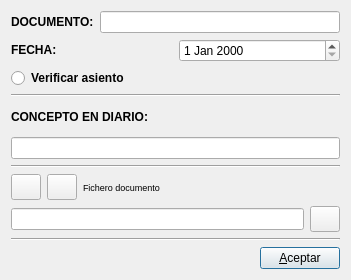
<?xml version="1.0" encoding="UTF-8"?>
<ui version="4.0">
 <class>ivadatosadic</class>
 <widget class="QDialog" name="ivadatosadic">
  <property name="geometry">
   <rect>
    <x>0</x>
    <y>0</y>
    <width>351</width>
    <height>280</height>
   </rect>
  </property>
  <property name="windowTitle">
   <string>IVA: Datos adicionales</string>
  </property>
  <layout class="QVBoxLayout" name="verticalLayout_2">
   <item>
    <layout class="QHBoxLayout">
     <property name="spacing">
      <number>6</number>
     </property>
     <property name="leftMargin">
      <number>0</number>
     </property>
     <property name="topMargin">
      <number>0</number>
     </property>
     <property name="rightMargin">
      <number>0</number>
     </property>
     <property name="bottomMargin">
      <number>0</number>
     </property>
     <item>
      <widget class="QLabel" name="textLabel1">
       <property name="font">
        <font>
         <weight>75</weight>
         <bold>true</bold>
        </font>
       </property>
       <property name="text">
        <string>DOCUMENTO:</string>
       </property>
       <property name="wordWrap">
        <bool>false</bool>
       </property>
      </widget>
     </item>
     <item>
      <widget class="QLineEdit" name="documentolineEdit"/>
     </item>
    </layout>
   </item>
   <item>
    <layout class="QHBoxLayout">
     <property name="spacing">
      <number>6</number>
     </property>
     <property name="leftMargin">
      <number>0</number>
     </property>
     <property name="topMargin">
      <number>0</number>
     </property>
     <property name="rightMargin">
      <number>0</number>
     </property>
     <property name="bottomMargin">
      <number>0</number>
     </property>
     <item>
      <widget class="QLabel" name="textLabel2">
       <property name="text">
        <string>&lt;html&gt;&lt;head/&gt;&lt;body&gt;&lt;p&gt;&lt;span style=&quot; font-weight:600;&quot;&gt;FECHA:&lt;/span&gt;&lt;/p&gt;&lt;/body&gt;&lt;/html&gt;</string>
       </property>
       <property name="wordWrap">
        <bool>false</bool>
       </property>
      </widget>
     </item>
     <item>
      <widget class="QDateEdit" name="fechadateEdit"/>
     </item>
    </layout>
   </item>
   <item>
    <widget class="QRadioButton" name="radioButton">
     <property name="font">
      <font>
       <weight>75</weight>
       <bold>true</bold>
      </font>
     </property>
     <property name="text">
      <string>Verificar asiento</string>
     </property>
    </widget>
   </item>
   <item>
    <widget class="Line" name="line_3">
     <property name="orientation">
      <enum>Qt::Horizontal</enum>
     </property>
    </widget>
   </item>
   <item>
    <widget class="QLabel" name="label">
     <property name="text">
      <string>&lt;html&gt;&lt;head/&gt;&lt;body&gt;&lt;p&gt;&lt;span style=&quot; font-weight:600;&quot;&gt;CONCEPTO EN DIARIO:&lt;/span&gt;&lt;/p&gt;&lt;/body&gt;&lt;/html&gt;</string>
     </property>
    </widget>
   </item>
   <item>
    <widget class="QLineEdit" name="conceptolineEdit"/>
   </item>
   <item>
    <widget class="Line" name="line">
     <property name="orientation">
      <enum>Qt::Horizontal</enum>
     </property>
    </widget>
   </item>
   <item>
    <layout class="QVBoxLayout" name="verticalLayout">
     <property name="sizeConstraint">
      <enum>QLayout::SetMinimumSize</enum>
     </property>
     <item>
      <layout class="QHBoxLayout" name="horizontalLayout">
       <property name="sizeConstraint">
        <enum>QLayout::SetMinimumSize</enum>
       </property>
       <item>
        <widget class="QPushButton" name="fichdocpushButton">
         <property name="minimumSize">
          <size>
           <width>30</width>
           <height>26</height>
          </size>
         </property>
         <property name="maximumSize">
          <size>
           <width>30</width>
           <height>26</height>
          </size>
         </property>
         <property name="toolTip">
          <string>Consultar mayor</string>
         </property>
         <property name="text">
          <string/>
         </property>
         <property name="icon">
          <iconset resource="keme.qrc">
           <normaloff>:/iconos/graf/fileimport.png</normaloff>:/iconos/graf/fileimport.png</iconset>
         </property>
        </widget>
       </item>
       <item>
        <widget class="QPushButton" name="borraasdocpushButton">
         <property name="maximumSize">
          <size>
           <width>30</width>
           <height>30</height>
          </size>
         </property>
         <property name="text">
          <string/>
         </property>
         <property name="icon">
          <iconset resource="keme.qrc">
           <normaloff>:/iconos/graf/borraelem.png</normaloff>:/iconos/graf/borraelem.png</iconset>
         </property>
         <property name="shortcut">
          <string>Alt+L</string>
         </property>
        </widget>
       </item>
       <item>
        <widget class="QLabel" name="label_2">
         <property name="font">
          <font>
           <pointsize>7</pointsize>
          </font>
         </property>
         <property name="text">
          <string>Fichero documento</string>
         </property>
        </widget>
       </item>
      </layout>
     </item>
     <item>
      <layout class="QHBoxLayout" name="horizontalLayout_2">
       <item>
        <widget class="QLineEdit" name="fichdoclineEdit">
         <property name="readOnly">
          <bool>true</bool>
         </property>
        </widget>
       </item>
       <item>
        <widget class="QPushButton" name="visdocpushButton">
         <property name="minimumSize">
          <size>
           <width>30</width>
           <height>26</height>
          </size>
         </property>
         <property name="maximumSize">
          <size>
           <width>30</width>
           <height>26</height>
          </size>
         </property>
         <property name="toolTip">
          <string>Consultar mayor</string>
         </property>
         <property name="text">
          <string/>
         </property>
         <property name="icon">
          <iconset resource="keme.qrc">
           <normaloff>:/iconos/graf/viewer.xpm</normaloff>:/iconos/graf/viewer.xpm</iconset>
         </property>
         <property name="autoDefault">
          <bool>true</bool>
         </property>
        </widget>
       </item>
      </layout>
     </item>
    </layout>
   </item>
   <item>
    <widget class="Line" name="line_2">
     <property name="orientation">
      <enum>Qt::Horizontal</enum>
     </property>
    </widget>
   </item>
   <item>
    <layout class="QHBoxLayout">
     <property name="spacing">
      <number>6</number>
     </property>
     <property name="leftMargin">
      <number>0</number>
     </property>
     <property name="topMargin">
      <number>0</number>
     </property>
     <property name="rightMargin">
      <number>0</number>
     </property>
     <property name="bottomMargin">
      <number>0</number>
     </property>
     <item>
      <spacer>
       <property name="orientation">
        <enum>Qt::Horizontal</enum>
       </property>
       <property name="sizeType">
        <enum>QSizePolicy::Expanding</enum>
       </property>
       <property name="sizeHint" stdset="0">
        <size>
         <width>18</width>
         <height>21</height>
        </size>
       </property>
      </spacer>
     </item>
     <item>
      <widget class="QPushButton" name="aceptarpushButton">
       <property name="text">
        <string>&amp;Aceptar</string>
       </property>
       <property name="shortcut">
        <string>Alt+A</string>
       </property>
       <property name="autoDefault">
        <bool>false</bool>
       </property>
       <property name="default">
        <bool>true</bool>
       </property>
      </widget>
     </item>
    </layout>
   </item>
  </layout>
 </widget>
 <layoutdefault spacing="6" margin="11"/>
 <pixmapfunction>qPixmapFromMimeSource</pixmapfunction>
 <tabstops>
  <tabstop>documentolineEdit</tabstop>
  <tabstop>fechadateEdit</tabstop>
  <tabstop>radioButton</tabstop>
  <tabstop>fichdocpushButton</tabstop>
  <tabstop>borraasdocpushButton</tabstop>
  <tabstop>fichdoclineEdit</tabstop>
  <tabstop>visdocpushButton</tabstop>
  <tabstop>aceptarpushButton</tabstop>
 </tabstops>
 <resources>
  <include location="keme.qrc"/>
 </resources>
 <connections>
  <connection>
   <sender>aceptarpushButton</sender>
   <signal>clicked()</signal>
   <receiver>ivadatosadic</receiver>
   <slot>accept()</slot>
   <hints>
    <hint type="sourcelabel">
     <x>190</x>
     <y>191</y>
    </hint>
    <hint type="destinationlabel">
     <x>20</x>
     <y>20</y>
    </hint>
   </hints>
  </connection>
 </connections>
</ui>
